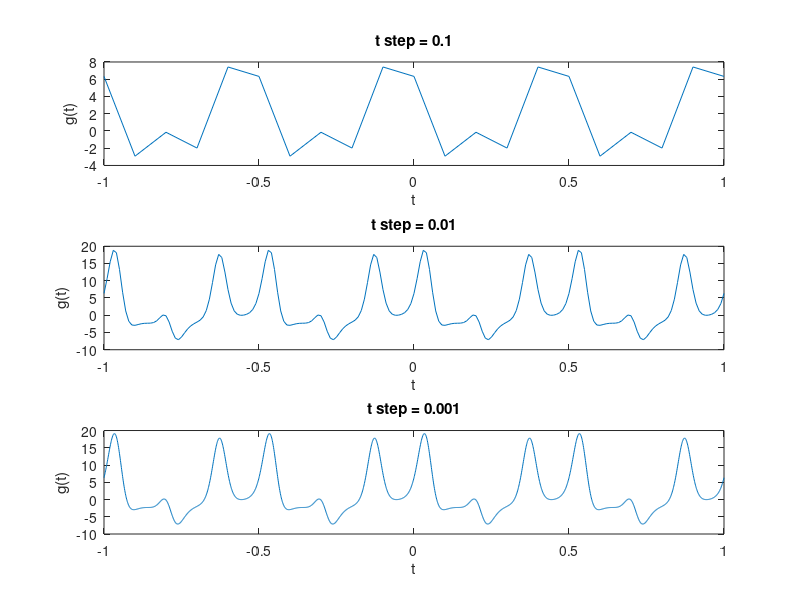

This figure's MATLAB source:

g = @(t) 3*pi*sin(8*pi*t + 1.3).*cos(4*pi*t - 0.8).*exp(sin(12*pi*t));


t1 = -1:0.1:1;
t2 = -1:0.01:1;
t3 = -1:0.001:1;

figure;
subplot(3,1,1);
plot(t1, g(t1));
title('t step = 0.1');
xlabel('t');
ylabel('g(t)');

subplot(3,1,2);
plot(t2, g(t2));
title('t step = 0.01');
xlabel('t');
ylabel('g(t)');

subplot(3,1,3);
plot(t3, g(t3));
title('t step = 0.001');
xlabel('t');
ylabel('g(t)');
